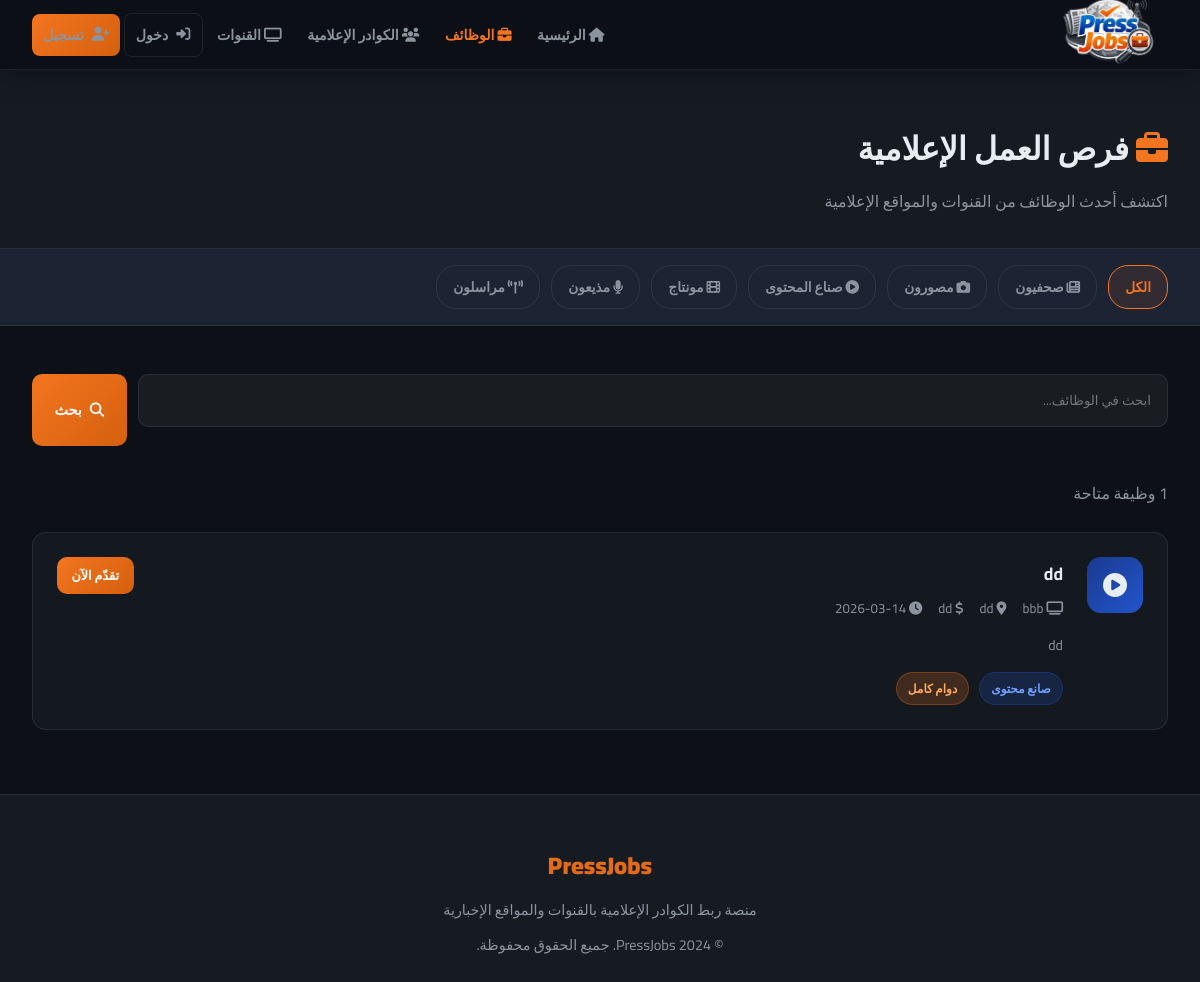
/jobs, run on an earlier commit of the app's database.
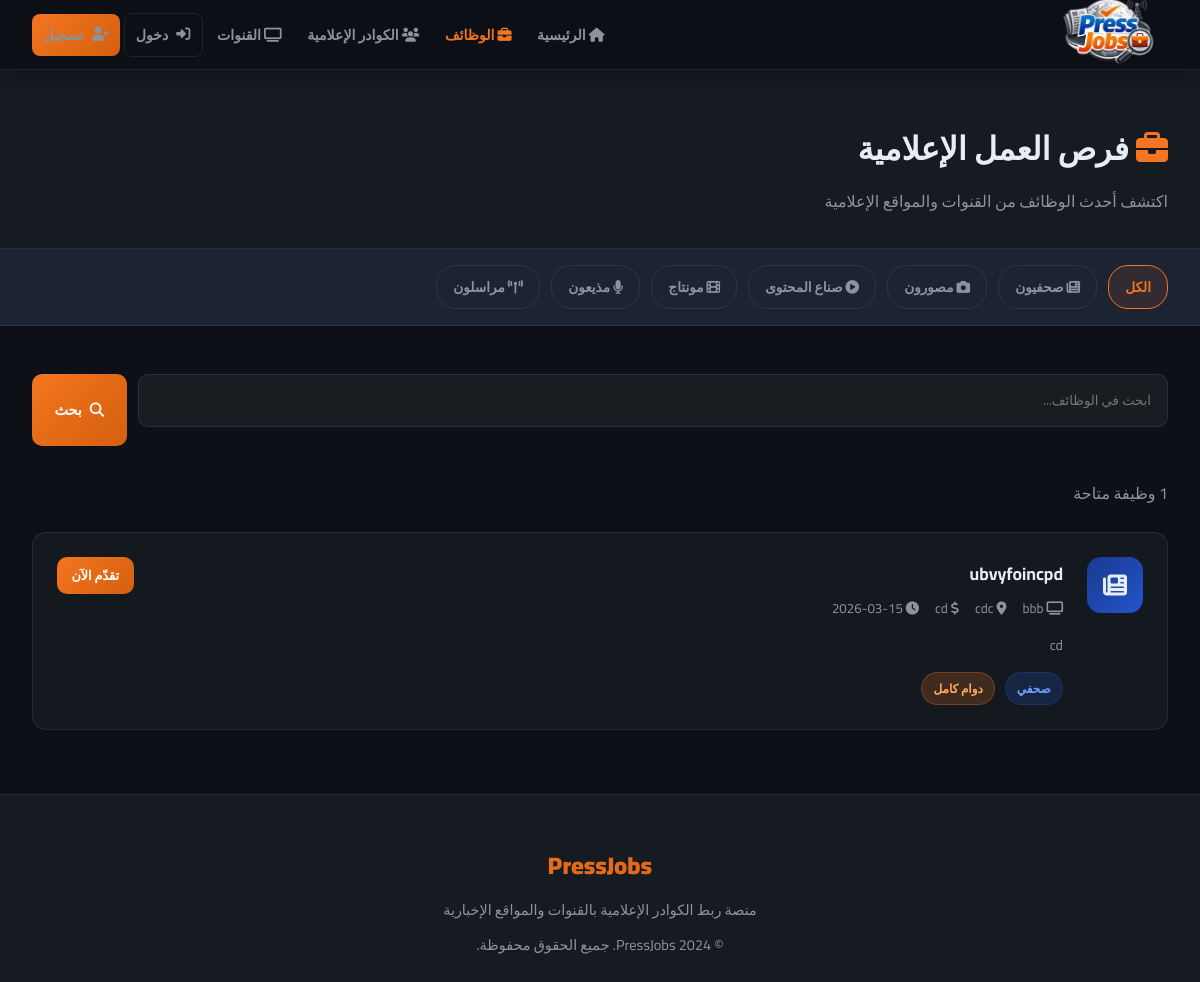
And on a later commit of the database.
### tables this page shows
CREATE TABLE jobs (
        id INTEGER PRIMARY KEY AUTOINCREMENT,
        channel_id INTEGER NOT NULL,
        title TEXT NOT NULL,
        description TEXT NOT NULL,
        category TEXT NOT NULL,
        location TEXT,
        job_type TEXT,
        salary TEXT,
        requirements TEXT,
        created_at TEXT DEFAULT CURRENT_TIMESTAMP,
        FOREIGN KEY(channel_id) REFERENCES users(id)
    );

CREATE TABLE users (
        id INTEGER PRIMARY KEY AUTOINCREMENT,
        name TEXT NOT NULL,
        email TEXT UNIQUE NOT NULL,
        password TEXT NOT NULL,
        account_type TEXT NOT NULL,
        bio TEXT,
        location TEXT,
        skills TEXT,
        education TEXT,
        experience TEXT,
        profile_image TEXT,
        created_at TEXT DEFAULT CURRENT_TIMESTAMP
    , last_name TEXT, gender TEXT, civil_status TEXT, specialty TEXT, years_experience TEXT, preferred_channels TEXT, extra_skills TEXT, cv_filename TEXT, intro_video TEXT, article_links TEXT);

### app.py (the view)
@app.route('/jobs')
def jobs():
    category = request.args.get('category', '')
    search = request.args.get('search', '')
    conn = get_db()
    query = '''SELECT jobs.*, users.name as channel_name FROM jobs
               JOIN users ON jobs.channel_id = users.id WHERE 1=1'''
    params = []
    if category:
        query += ' AND jobs.category=?'
        params.append(category)
    if search:
        query += ' AND (jobs.title LIKE ? OR jobs.description LIKE ?)'
        params.extend([f'%{search}%', f'%{search}%'])
    query += ' ORDER BY jobs.created_at DESC'
    all_jobs = conn.execute(query, params).fetchall()
    conn.close()
    return render_template('jobs.html', jobs=all_jobs, category=category, search=search)

### app.py (called while the page is built)
def get_db():
    conn = sqlite3.connect(DB_PATH)
    conn.row_factory = sqlite3.Row
    return conn

### templates/jobs.html (shortened to what this page needs)
{% extends 'base.html' %}
{% block content %}
<div class="page-header">
    <div style="max-width:1200px;margin:0 auto">
        <h1><i class="fas fa-briefcase" style="color:var(--orange)"></i> فرص العمل الإعلامية</h1>
        <p>اكتشف أحدث الوظائف من القنوات والمواقع الإعلامية</p>
    </div>
</div>
<div class="filter-bar">
    <a href="/jobs" {% if not category %}class="active"{% endif %}>الكل</a>
    <a href="/jobs?category=journalist" {% if category=='journalist' %}class="active"{% endif %}><i class="fas fa-newspaper"></i> صحفيون</a>
    <a href="/jobs?category=photographer" {% if category=='photographer' %}class="active"{% endif %}><i class="fas fa-camera"></i> مصورون</a>
    <a href="/jobs?category=content" {% if category=='content' %}class="active"{% endif %}><i class="fas fa-play-circle"></i> صناع المحتوى</a>
    <a href="/jobs?category=editor" {% if category=='editor' %}class="active"{% endif %}><i class="fas fa-film"></i> مونتاج</a>
    <a href="/jobs?category=presenter" {% if category=='presenter' %}class="active"{% endif %}><i class="fas fa-microphone"></i> مذيعون</a>
    <a href="/jobs?category=reporter" {% if category=='reporter' %}class="active"{% endif %}><i class="fas fa-broadcast-tower"></i> مراسلون</a>
</div>
<div class="jobs-layout">
    <form class="search-form" method="get">
        <input class="form-group input" type="text" name="search" value="{{ search }}" placeholder="ابحث في الوظائف..." style="padding:0.8rem 1rem;background:rgba(255,255,255,0.05);border:1.5px solid var(--border);border-radius:10px;color:var(--text);font-family:inherit;outline:none">
        <button type="submit" class="btn btn-primary"><i class="fas fa-search"></i> بحث</button>
    </form>
    {% if jobs %}
    <p style="color:var(--text-muted);margin-bottom:1.5rem">{{ jobs|length }} وظيفة متاحة</p>
    {% for job in jobs %}
    <a href="/job/{{ job.id }}" class="job-list-card">
        <div class="jlc-icon"><i class="fas fa-{{ {'journalist':'newspaper','photographer':'camera','content':'play-circle','editor':'film','presenter':'microphone','reporter':'broadcast-tower'}.get(job.category, 'briefcase') }}"></i></div>
        <div class="jlc-body">
            <h3>{{ job.title }}</h3>
            <div class="jlc-meta">
                <span><i class="fas fa-tv"></i> {{ job.channel_name }}</span>
                {% if job.location %}<span><i class="fas fa-map-marker-alt"></i> {{ job.location }}</span>{% endif %}
                {% if job.salary %}<span><i class="fas fa-dollar-sign"></i> {{ job.salary }}</span>{% endif %}
                <span><i class="fas fa-clock"></i> {{ job.created_at[:10] }}</span>
            </div>
            <p class="jlc-excerpt">{{ job.description }}</p>
            <div class="jlc-footer">
                <span class="badge badge-blue">{{ {'journalist':'صحفي','photographer':'مصور','content':'صانع محتوى','editor':'مونتير','presenter':'مذيع','reporter':'مراسل'}.get(job.category, job.category) }}</span>
                {% if job.job_type %}<span class="badge badge-orange">{{ job.job_type }}</span>{% endif %}
            </div>
        </div>
        <span class="btn btn-primary btn-sm">تقدّم الآن</span>
    </a>
    {% endfor %}
    {% else %}
    <div class="empty-state">
        <i class="fas fa-briefcase"></i>
        <h3 style="margin-bottom:0.5rem">لا توجد وظائف</h3>
        <p>لم يتم العثور على وظائف مطابقة لبحثك</p>
    </div>
    {% endif %}
</div>
{% endblock %}

What changed in the data, as far as the page shows it:
removed jobs: title "dd", channel_name "bbb", location "dd", salary "dd", created_at "2026-03-14", description "dd", category "صانع محتوى", job_type "دوام كامل"
added jobs: title "ubvyfoincpd", channel_name "bbb", location "cdc", salary "cd", created_at "2026-03-15", description "cd", category "صحفي", job_type "دوام كامل"
